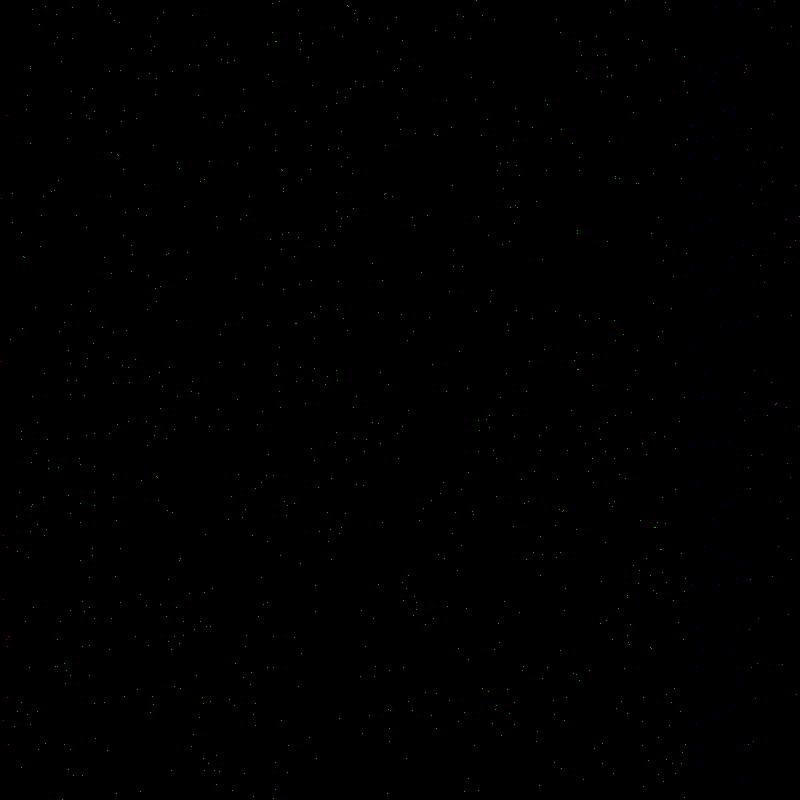
Frame 1 (no input)
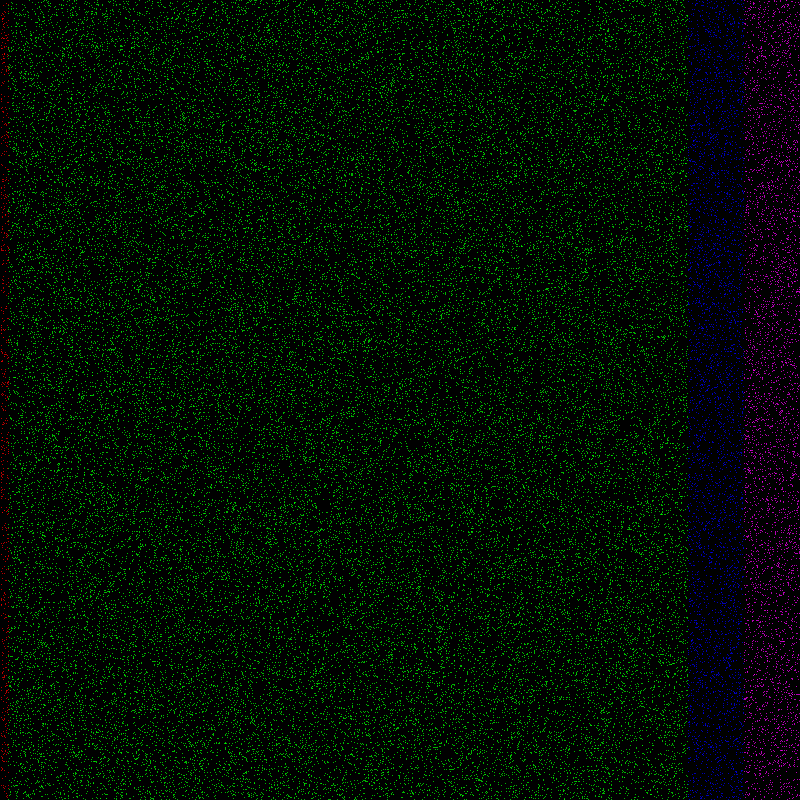
Frame 60 (the mouse pressed at the canvas centre just before this capture)
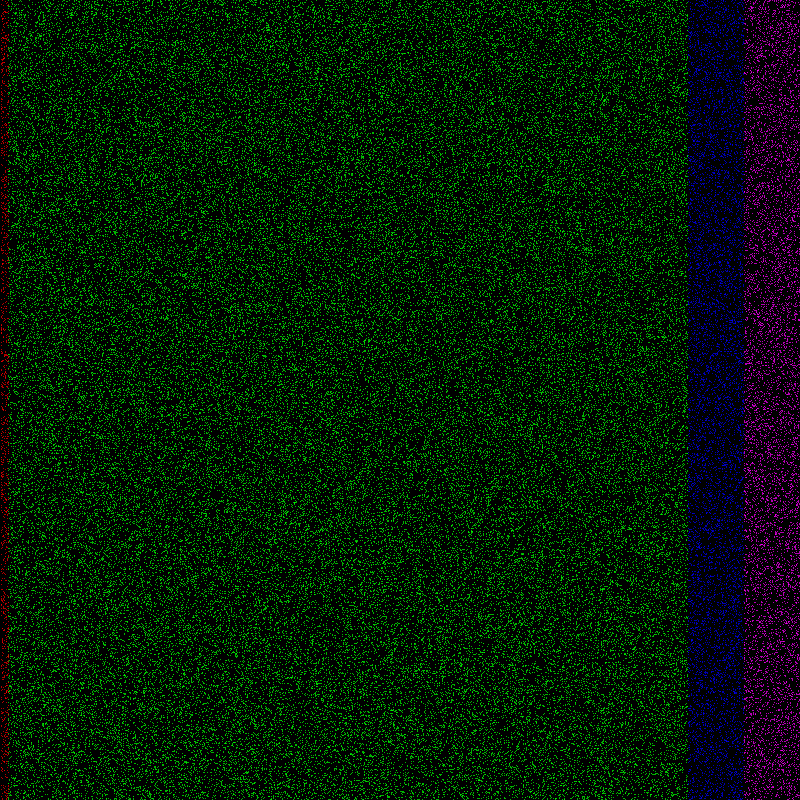
Frame 120 (the mouse held since frame 60 and released just before this capture)

The Processing sketch that drew these frames (run headless with seeded random() and noise(); from frame 60 on, the mouse is pressed at the canvas centre):

// Processing sketch: bfernProbs
// ── bfernProbs.pde
void setup() {
  size(800, 800);
  background(0);
}

void draw() {
  for (int i =0; i<1000; i++) {
    getrand();
  }
}

void getrand() {
  float r = random(1);

  if (r<0.01) {      // p = 0.01 percent
    stroke(255, 0, 0);
    point((r*width)+1, random(height));
  } else if (r<0.86) { // p = 0.85 percent  so + 0.01 
    stroke(0, 255, 0);
    point((r*width), random(height));
  } else if (r<0.93) { // p = 0.7 percent so + 86
    stroke(0, 0, 255);
    point((r*width), random(height));
  }
    else if (r>0.93) {  // p = 0.7 the last seven so greater than 93
    stroke(255, 0, 255);
    point((r*width), random(height));
  }

}
